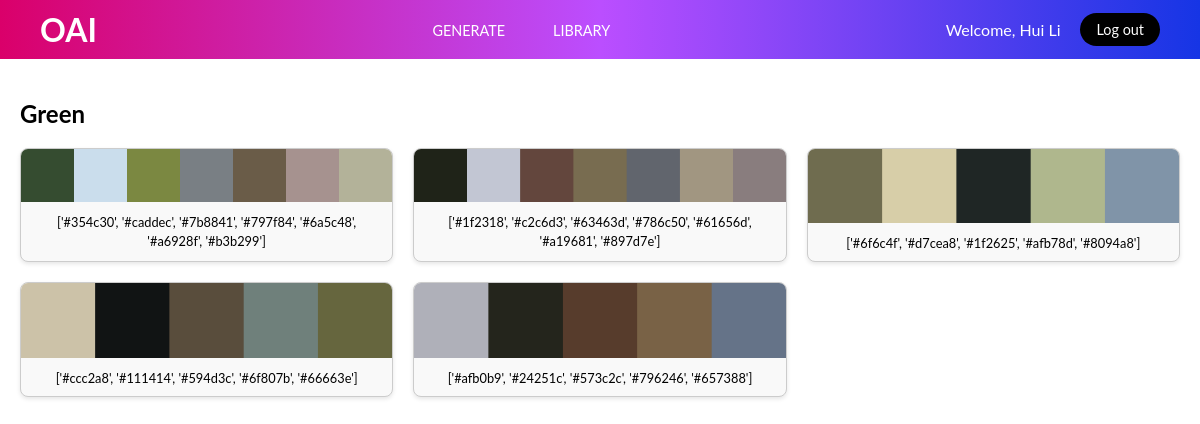
Screenshot of /library/Green (signed in) with the database file from the repository.
### tables this page shows
CREATE TABLE categories (
    id INTEGER PRIMARY KEY AUTOINCREMENT,
    name TEXT UNIQUE NOT NULL
);

CREATE TABLE palettes (
    id INTEGER PRIMARY KEY AUTOINCREMENT,
    image_path TEXT NOT NULL,
    category_id INTEGER NOT NULL,
    colors TEXT NOT NULL,
timestamp DATETIME DEFAULT CURRENT_TIMESTAMP,
FOREIGN KEY (category_id) REFERENCES categories(id)
);

### app.py (the view)
@app.route('/library/<category_name>')
@login_required
def category_page(category_name):
    category = db.execute("SELECT * FROM categories WHERE name = ?", category_name)
    if not category:
        flash("Category not found!")
        return redirect(url_for('library'))
    category_id = category[0]["id"]
    palettes = db.execute("SELECT * FROM palettes WHERE category_id = ?", category_id)
    return render_template('category.html', category_name=category_name, palettes=palettes)

### app.py (called while the page is built)
@app.before_request
def load_logged_in_user():
    g.username = session.get("user_name")

### helpers.py (called while the page is built)
def login_required(f):
    @wraps(f)
    def decorated_function(*args, **kwargs):
        if "user_id" not in session:
            flash("Please log in to access this page.")
            return redirect(url_for('login'))
        return f(*args, **kwargs)
    return decorated_function

### templates/category.html (shortened to what this page needs)
{% extends "layout.html" %}
{% block content %}
<link rel="stylesheet" href="{{ url_for('static', filename='css/category.css') }}">
<section class="category-page">
    <header class="category-header">
        <h1>{{ category_name }}</h1>
    </header>
    <div class="categories-grid">
        {% for palette in palettes %}
        <div class="category-item">
            <div class="palette-container">
                <img src="{{ url_for('static', filename=palette.image_path) }}" alt="Palette Image">
            </div>
            <p> {{ palette['colors'] }}</p>
        </div>
        {% endfor %}
    </div>
</section>
{% endblock %}

### static/css/layout.css (style rules this page uses)
:root { --p: #da006a; --b: #1635e5; --dark: #000; --white: #ffffff; --light: #ccc; --gray: #696969; }
body, html { margin: 0; padding: 0; height: 100%; width: 100%; font-family: 'Lato', sans-serif; display: flex; flex-direction: column; }

### static/css/category.css (style rules this page uses)
.category-page { padding: 20px; font-family: 'Lato', sans-serif; }
.categories-grid { display: grid; grid-template-columns: repeat(auto-fill, minmax(18rem, 1fr)); gap: 20px; }
.category-item { border: 1px solid #ccc; border-radius: 8px; overflow: hidden; text-align: center; box-shadow: 0px 2px 4px rgba(0, 0, 0, 0.1); background-color: #f9f9f9; }
.category-item p { font-size: 0.8rem; line-height: 1.2rem; margin: 0.5rem 1rem; }
.palette-container { position: relative; overflow: visible; }
.palette-container img { width: 100%; height: auto; transition: transform 0.2s ease; }

### rows the page displays
categories: name "Green"
palettes: image_path (picture), colors "['#354c30', '#caddec', '#7b8841', '#797f84', '#6a5c48', '#a6928f', '#b3b299']"
palettes: image_path (picture), colors "['#1f2318', '#c2c6d3', '#63463d', '#786c50', '#61656d', '#a19681', '#897d7e']"
palettes: image_path (picture), colors "['#6f6c4f', '#d7cea8', '#1f2625', '#afb78d', '#8094a8']"
palettes: image_path (picture), colors "['#ccc2a8', '#111414', '#594d3c', '#6f807b', '#66663e']"
palettes: image_path (picture), colors "['#afb0b9', '#24251c', '#573c2c', '#796246', '#657388']"

### other values shown
{{ g.username }} "Hui Li"
